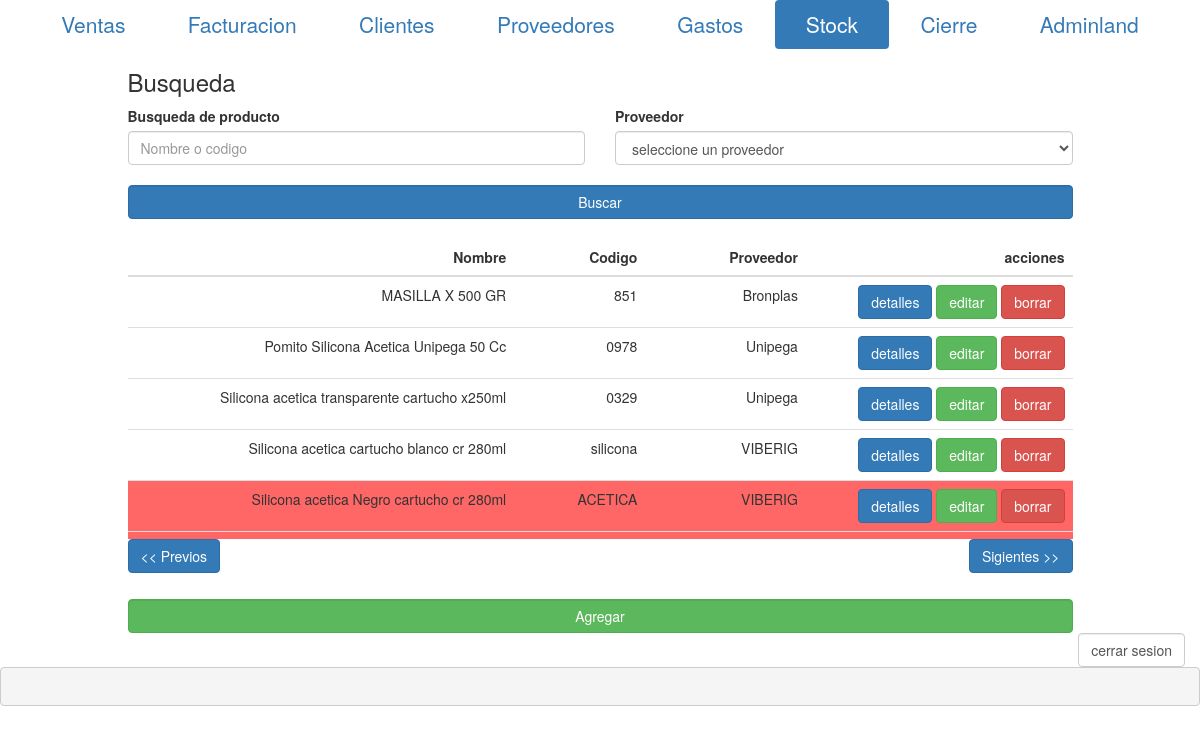
Page /index.php?c=stock (signed in) on the committed database.
### tables this page shows
CREATE TABLE `stock` (
  `id` int(10) unsigned NOT NULL AUTO_INCREMENT,
  `nombre` varchar(45) NOT NULL,
  `descripcion` mediumtext,
  `codigo` varchar(10) NOT NULL,
  `cantidad` int(3) NOT NULL,
  `FKproveedores` int(4) unsigned NOT NULL,
  `precio` decimal(10,2) NOT NULL,
  `active` int(11) NOT NULL DEFAULT '1',
  PRIMARY KEY (`id`),
  UNIQUE KEY `id_UNIQUE` (`id`),
  KEY `fk_stock_proveedores_idx` (`FKproveedores`),
  CONSTRAINT `fk_stock_proveedores` FOREIGN KEY (`FKproveedores`) REFERENCES `proveedores` (`id`) ON DELETE NO ACTION ON UPDATE NO ACTION
);

CREATE TABLE `proveedores` (
  `id` int(4) unsigned NOT NULL AUTO_INCREMENT,
  `nombre` varchar(45) NOT NULL,
  `cuit` bigint(20) DEFAULT NULL,
  `direccion` varchar(255) DEFAULT NULL,
  `telefono` varchar(255) DEFAULT NULL,
  `email` varchar(255) DEFAULT NULL,
  `codigo` varchar(255) DEFAULT NULL,
  `debe` tinyint(1) NOT NULL DEFAULT '1',
  PRIMARY KEY (`id`)
);

### funciones/funciones.php (called while the page is built, shortened)
<?php
function getPermisos(){
	$permisos=explode(',',$_SESSION['permisos']);
	return $permisos;
};

### config/setup.php (called while the page is built, shortened)
<?php
$seccion =  isset( $_GET['c'] ) ? $_GET['c'] : 'index';
?>

### modulos/stock.php (the view, shortened to what this page needs)
<?php
if (isset($_GET['pg']) && $_GET['pg'] > 0) {
	$pg = $_GET['pg'];
	$pgs = $pg * 50;
} else {
	$pg = 0;
	$pgs = 0;
};
if (isset($_GET['stockSearch']) && $_GET['stockSearch'] !== '') {
	$stockSearch = "%$_GET[stockSearch]%";
} else {
	$stockSearch = '%%';
};
if (isset($_GET['ProvSearch']) && $_GET['ProvSearch'] !== '') {
	$ProvSearch = "$_GET[ProvSearch]";
} else {
	$ProvSearch = '%%';
};
$consulta_productos = "
	SELECT
	s.id,
	s.nombre,
	s.descripcion,
	s.codigo,
	s.FKproveedores,
	p.nombre as proveedor ,
	s.precio,
	s.cantidad
FROM
	stock s
join
	proveedores p
	on p.id =s.FKproveedores
WHERE
	(s.nombre like '$stockSearch'
	or s.codigo like '$stockSearch')
	and s.FKproveedores like '$ProvSearch'
	and s.active=1
	LIMIT $pgs,50
		";
$query_productos = mysqli_query($cnx, $consulta_productos);
?>
<div class='container'>
	<div class="row">
		<div class="col-md-1"></div>
		<div class="col-md-10">
			<h3>Busqueda</h3>
			<form class='' action="" method='GET'>
				<div class="row">
					<div class="col-xs-6">
						<label for="stockSearch">
							Busqueda de producto
						</label>
						<input class='form-control' type="text" placeholder='Nombre o codigo' autocomplete='off' name='stockSearch'>
					</div>
					<div class="col-xs-6">
						<label for="ProvSearch">Proveedor</label>
						<select class='form-control' name="ProvSearch" id="ProvSearch">
							<option value="">seleccione un proveedor</option>
						</select>
					</div>
				</div>
				<br>
				<div class="row">
					<div class="col-xs-12">
						<input type="submit" class="form-control btn-primary" value="Buscar">
					</div>
				</div>
			</form>
			<br>
			<div class='stockTable'>
				<table class='table derecha text-right'>
					<thead>
						<tr>
							<th>Nombre</th>
							<th>Codigo</th>
							<th>Proveedor</th>
							<th>acciones</th>
						</tr>
					</thead>
					<tbody>
						<?php
						while ($fila = mysqli_fetch_assoc($query_productos)) {
						?>
							<tr class='<?php echo ($fila['cantidad'] < 2) ? 'low' : '' ?>'>
								<td><?php echo $fila['nombre'] ?></td>
								<td><?php echo $fila['codigo'] ?></td>
								<td><?php echo $fila['proveedor'] ?></td>
								<td>
									<button data-toggle="modal" data-target="#modal" onclick='stockDetalle(<?php echo $fila['id'] ?>)' class='btn btn-primary'>detalles</button>
									<button data-toggle="modal" data-target="#modal" onclick='stockEditar(<?php echo $fila['id'] ?>)' class='btn btn-success'>editar</button>
									<button data-toggle="modal" data-target="#modal" onclick='stockBorrar(<?php echo $fila['id'] ?>)' class='btn btn-danger'>borrar</button>
								</td>
							</tr>
						<?php
						}
						?>
					</tbody>
				</table>
			</div>
			<form action="" method='POST'>
				<input type='submit' value='<< Previos' class='btn btn-primary pull-left' href="index.php?c=stock&pg=<?php echo ($pg - 1); ?>">
			</form>
			<form action="" method='POST'>
				<input type="submit" class='btn btn-primary pull-right' value='Sigientes >>'>
			</form>
			<div class='pad_up'>
				<button data-toggle="modal" data-target="#modal" id='nuevoStock' class='form-control btn btn-success'>Agregar</button>
			</div>
		</div>
		<div class="col-md-1"></div>
	</div>
</div>

### index.php (shortened to what this page needs)
<?php
include('funciones/funciones.php');
include('config/setup.php');
?>
<!DOCTYPE HTML>
<html lang="en-US">
<head>
    <link href="https://maxcdn.bootstrapcdn.com/bootstrap/3.3.5/css/bootstrap.min.css" rel="stylesheet" type="text/css">
    <link href="https://cdnjs.cloudflare.com/ajax/libs/font-awesome/4.3.0/css/font-awesome.min.css" rel="stylesheet" type="text/css">
    <link href="css/mi.css" rel="stylesheet" type="text/css">
    <link rel="stylesheet" href="css/adminland.css">
</head>
<body>
    <div class="section">
        <div class="container">
            <div class="row">
                <div class="col-md-12">
                    <ul class="lead nav nav-justified nav-pills">
                        <?php
                        if (isset($_SESSION['tipo'])) :
                            foreach (getPermisos() as $llave => $valor) {
                        ?>
                                <li <?= ($seccion == $valor) ? 'class="active"' : '' ?>>
                                    <a href="index.php?c=<?= $valor ?>"><?= ucfirst($valor) ?></a>
                                </li>
                        <?php
                            }
                        endif;
                        ?>
                    </ul>
                </div>
            </div>
        </div>
    </div>
    <div>
        <?php
        if (isset($_SESSION['tipo'])) :
            include getSection($seccion);
            include('modulos/logout.php');
        else :
            include('modulos/login.php');
        endif;
        ?>
        <pre>
        </pre>
    </div>
</body>
</html>

### modulos/logout.php (shortened to what this page needs)
<div class='container'>
<div class='row pull-right'>
	<div>
		<form class="form-horizontal" action="modulos/acciones/logout.php" method='POST'>
			<input class="form-control" type="submit" class='btn' value='cerrar sesion' />
		</form>
	</div>
</div>
</div>

### css/mi.css (style rules this page uses)
.pad_up { margin-top: 60px; }
body { width: 100%; overflow-x: hide; }
.derecha th { text-align: right; }
.stockTable { height: 300px; overflow: auto; }
.low { background-color: #ff6666; }

### rows in the picture
stock: nombre "MASILLA X 500 GR", codigo "851", FKproveedores.nombre "Bronplas"
stock: nombre "Pomito Silicona Acetica Unipega 50 Cc", codigo "0978", FKproveedores.nombre "Unipega"
stock: nombre "Silicona acetica transparente cartucho x250ml", codigo "0329", FKproveedores.nombre "Unipega"
stock: nombre "Silicona acetica cartucho blanco cr 280ml", codigo "silicona", FKproveedores.nombre "VIBERIG"
stock: nombre "Silicona acetica Negro cartucho cr 280ml", codigo "ACETICA", FKproveedores.nombre "VIBERIG"

### other values in the picture
$valor "Ventas"
$valor "Facturacion"
$valor "Clientes"
$valor "Proveedores"
$valor "Gastos"
$valor "Stock"
$valor "Cierre"
$valor "Adminland"
